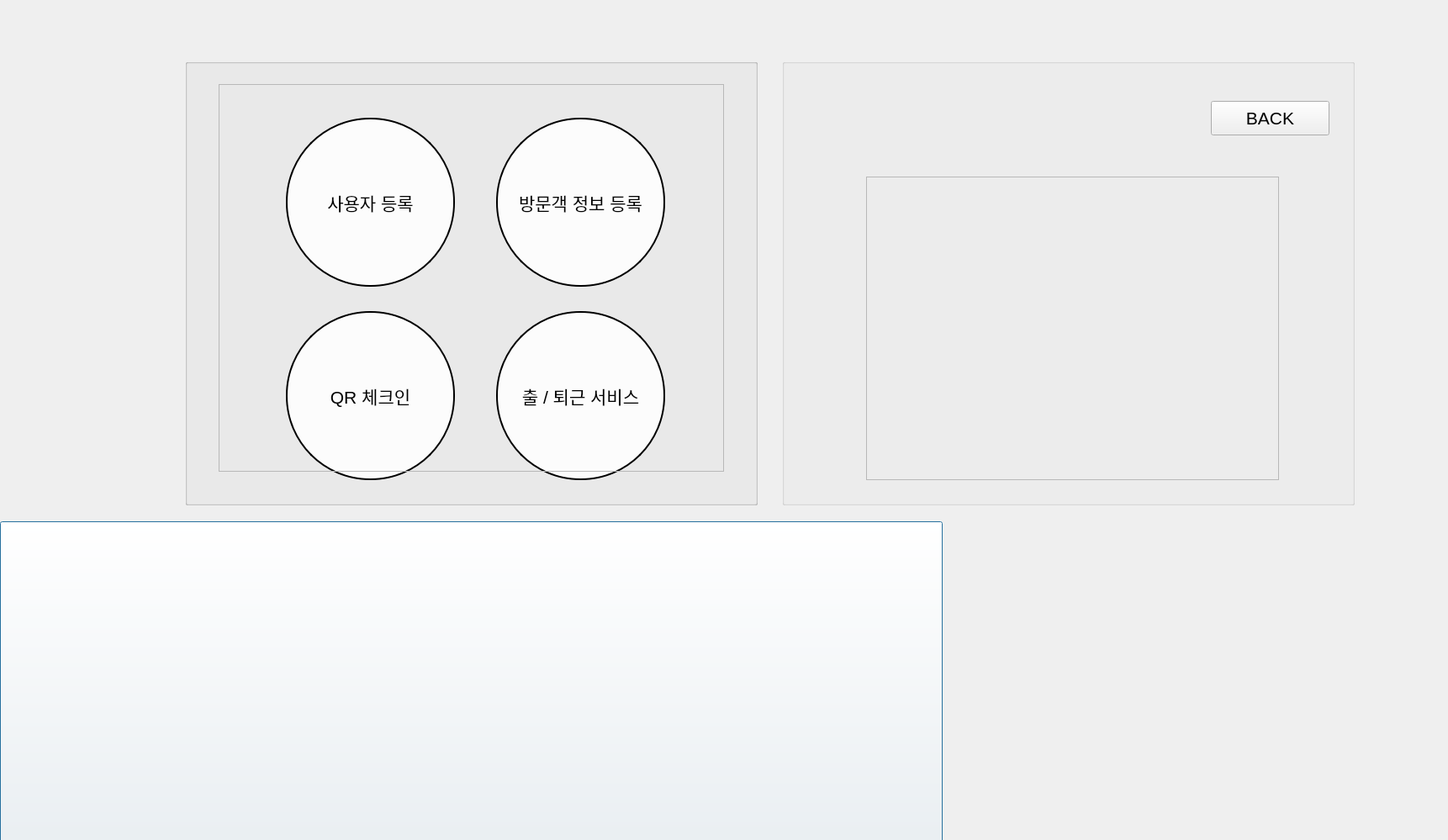
<?xml version="1.0" encoding="UTF-8"?>
<ui version="4.0">
 <class>Dialog</class>
 <widget class="QDialog" name="Dialog">
  <property name="geometry">
   <rect>
    <x>0</x>
    <y>0</y>
    <width>1722</width>
    <height>999</height>
   </rect>
  </property>
  <property name="font">
   <font>
    <pointsize>16</pointsize>
   </font>
  </property>
  <property name="windowTitle">
   <string>Dialog</string>
  </property>
  <widget class="QPushButton" name="pushNormal">
   <property name="geometry">
    <rect>
     <x>0</x>
     <y>620</y>
     <width>1121</width>
     <height>681</height>
    </rect>
   </property>
   <property name="styleSheet">
    <string notr="true">image: url(:/Icon/normal.png);</string>
   </property>
   <property name="text">
    <string/>
   </property>
   <property name="default">
    <bool>false</bool>
   </property>
  </widget>
  <widget class="QGroupBox" name="mainGroup">
   <property name="geometry">
    <rect>
     <x>220</x>
     <y>70</y>
     <width>681</width>
     <height>531</height>
    </rect>
   </property>
   <property name="title">
    <string/>
   </property>
   <widget class="QPushButton" name="pushVisitor">
    <property name="geometry">
     <rect>
      <x>370</x>
      <y>70</y>
      <width>201</width>
      <height>201</height>
     </rect>
    </property>
    <property name="font">
     <font>
      <pointsize>16</pointsize>
     </font>
    </property>
    <property name="styleSheet">
     <string notr="true">QWidget{border-radius : 100px; background-color : white; border : 2px solid black; color : black;}
QWidget:hover{background-color : rgb(200, 200, 200);}
QWidget:pressed{background-color:rgb(50, 50, 50);}</string>
    </property>
    <property name="text">
     <string>방문객 정보 등록</string>
    </property>
   </widget>
   <widget class="QPushButton" name="pushRegister">
    <property name="geometry">
     <rect>
      <x>120</x>
      <y>70</y>
      <width>201</width>
      <height>201</height>
     </rect>
    </property>
    <property name="font">
     <font>
      <pointsize>16</pointsize>
     </font>
    </property>
    <property name="styleSheet">
     <string notr="true">QWidget{border-radius : 100px; background-color : white; border : 2px solid black; color : black;}
QWidget:hover{background-color : rgb(200, 200, 200);}
QWidget:pressed{background-color:rgb(50, 50, 50);}</string>
    </property>
    <property name="text">
     <string>사용자 등록</string>
    </property>
   </widget>
   <widget class="QPushButton" name="pushQR">
    <property name="geometry">
     <rect>
      <x>120</x>
      <y>300</y>
      <width>201</width>
      <height>201</height>
     </rect>
    </property>
    <property name="font">
     <font>
      <pointsize>16</pointsize>
     </font>
    </property>
    <property name="styleSheet">
     <string notr="true">QWidget{border-radius : 100px; background-color : white; border : 2px solid black; color : black;}
QWidget:hover{background-color : rgb(200, 200, 200);}
QWidget:pressed{background-color:rgb(50, 50, 50);}</string>
    </property>
    <property name="text">
     <string>QR 체크인</string>
    </property>
   </widget>
   <widget class="QPushButton" name="pushCommute">
    <property name="geometry">
     <rect>
      <x>370</x>
      <y>300</y>
      <width>201</width>
      <height>201</height>
     </rect>
    </property>
    <property name="font">
     <font>
      <pointsize>16</pointsize>
     </font>
    </property>
    <property name="styleSheet">
     <string notr="true">QWidget{border-radius : 100px; background-color : white; border : 2px solid black; color : black;}
QWidget:hover{background-color : rgb(200, 200, 200);}
QWidget:pressed{background-color:rgb(50, 50, 50);}</string>
    </property>
    <property name="text">
     <string>출 / 퇴근 서비스</string>
    </property>
   </widget>
  </widget>
  <widget class="QGroupBox" name="cameraGroup">
   <property name="geometry">
    <rect>
     <x>220</x>
     <y>70</y>
     <width>681</width>
     <height>531</height>
    </rect>
   </property>
   <property name="title">
    <string/>
   </property>
   <widget class="QLabel" name="frame2">
    <property name="geometry">
     <rect>
      <x>40</x>
      <y>30</y>
      <width>601</width>
      <height>461</height>
     </rect>
    </property>
    <property name="frameShape">
     <enum>QFrame::StyledPanel</enum>
    </property>
    <property name="text">
     <string/>
    </property>
   </widget>
  </widget>
  <widget class="QGroupBox" name="registerGroup">
   <property name="geometry">
    <rect>
     <x>930</x>
     <y>70</y>
     <width>681</width>
     <height>531</height>
    </rect>
   </property>
   <property name="title">
    <string/>
   </property>
   <widget class="QLabel" name="frame">
    <property name="geometry">
     <rect>
      <x>100</x>
      <y>140</y>
      <width>491</width>
      <height>361</height>
     </rect>
    </property>
    <property name="frameShape">
     <enum>QFrame::StyledPanel</enum>
    </property>
    <property name="text">
     <string/>
    </property>
   </widget>
   <widget class="QLabel" name="label">
    <property name="geometry">
     <rect>
      <x>40</x>
      <y>50</y>
      <width>431</width>
      <height>41</height>
     </rect>
    </property>
    <property name="font">
     <font>
      <pointsize>14</pointsize>
     </font>
    </property>
    <property name="text">
     <string/>
    </property>
   </widget>
   <widget class="QPushButton" name="pushBack">
    <property name="geometry">
     <rect>
      <x>510</x>
      <y>50</y>
      <width>141</width>
      <height>41</height>
     </rect>
    </property>
    <property name="text">
     <string>BACK</string>
    </property>
   </widget>
  </widget>
  <zorder>mainGroup</zorder>
  <zorder>cameraGroup</zorder>
  <zorder>registerGroup</zorder>
  <zorder>pushNormal</zorder>
 </widget>
 <resources>
  <include location="../data/resource.qrc"/>
 </resources>
 <connections/>
</ui>
